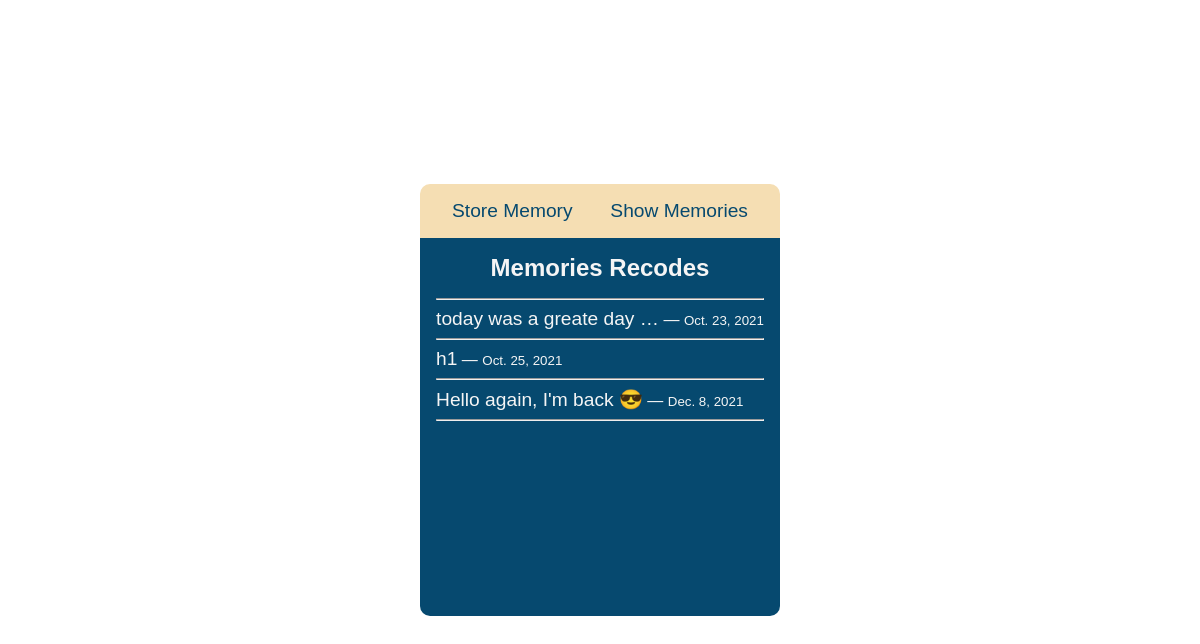
Page /memories/ on the earlier database version.
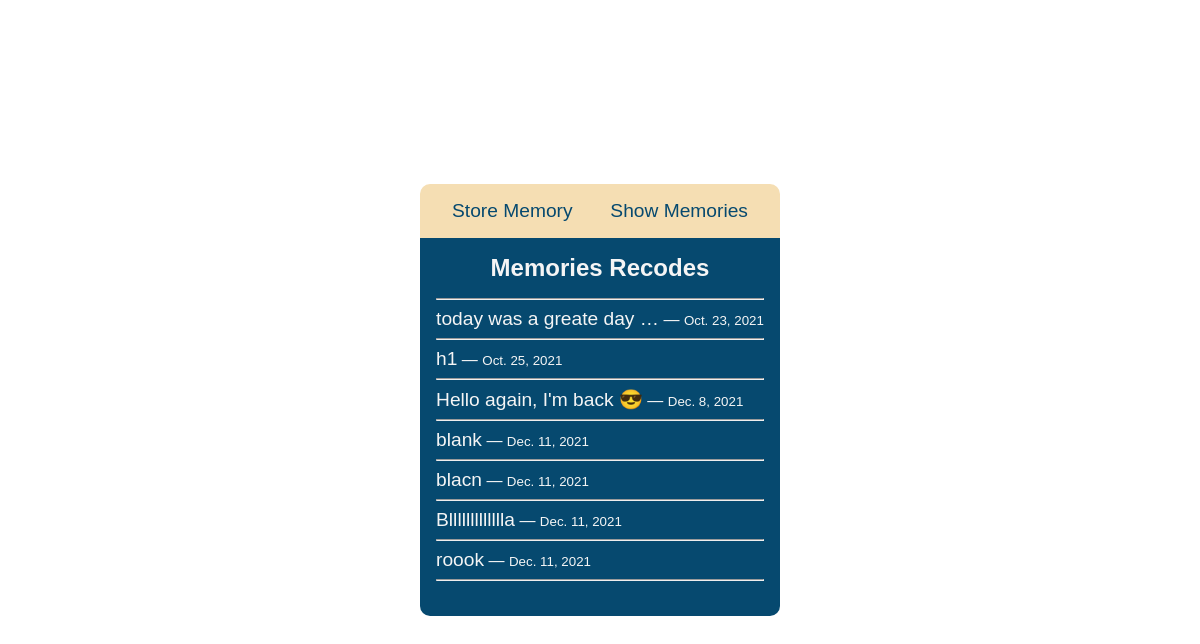
Same page on the later database version.
### memoryhome/models.py (models this page shows, shortened)
class Memory(models.Model):
    memory = models.TextField(_("memory body"))
    created = models.DateTimeField(_("created"),auto_now_add=True)
    photo = models.ImageField(_("memory image"), upload_to='images', blank=True, null=True)

### memoryhome/views.py (the view)
# urls.py: path('', MemoryList.as_view(), name='memory_list'),
class MemoryList(ListView):
    model = Memory

### templates/memoryhome/memory_list.html
{% extends 'base.html' %}
{% block content %}
    <div class="memories-list">
        <h2>Memories Recodes</h2>
        <hr>
        <ul>
            {% for memory in object_list %}
                <li><a href="{% url 'memoryhome:memory_detail' memory.id %}">{{ memory.memory|truncatewords:5 }}</a> &mdash; <small>{{ memory.created|date }}</small></li>
                <hr>
            {% endfor %}
        </ul>
    </div>
{% endblock content %}

Differences in the rows shown:
added Memory: memory "blank", created "Dec. 11, 2021"
added Memory: memory "blacn", created "Dec. 11, 2021"
added Memory: memory "Bllllllllllllla", created "Dec. 11, 2021"
added Memory: memory "roook", created "Dec. 11, 2021"
